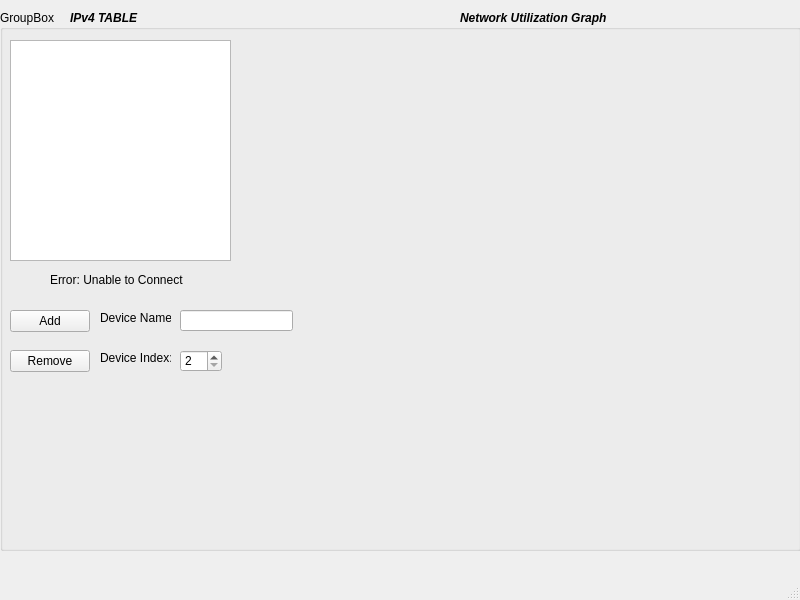
<?xml version="1.0" encoding="UTF-8"?>
<ui version="4.0">
 <class>NetworkMain</class>
 <widget class="QMainWindow" name="NetworkMain">
  <property name="geometry">
   <rect>
    <x>0</x>
    <y>0</y>
    <width>800</width>
    <height>600</height>
   </rect>
  </property>
  <property name="windowTitle">
   <string>MainWindow</string>
  </property>
  <property name="autoFillBackground">
   <bool>false</bool>
  </property>
  <widget class="QWidget" name="centralwidget">
   <widget class="QGroupBox" name="groupBox">
    <property name="geometry">
     <rect>
      <x>0</x>
      <y>10</y>
      <width>801</width>
      <height>541</height>
     </rect>
    </property>
    <property name="title">
     <string>GroupBox</string>
    </property>
    <widget class="QCustomPlot" name="plot" native="true">
     <property name="geometry">
      <rect>
       <x>290</x>
       <y>30</y>
       <width>491</width>
       <height>221</height>
      </rect>
     </property>
    </widget>
    <widget class="QPushButton" name="addDevButton">
     <property name="geometry">
      <rect>
       <x>10</x>
       <y>300</y>
       <width>80</width>
       <height>22</height>
      </rect>
     </property>
     <property name="text">
      <string>Add</string>
     </property>
    </widget>
    <widget class="QPushButton" name="removeDevButton">
     <property name="geometry">
      <rect>
       <x>10</x>
       <y>340</y>
       <width>80</width>
       <height>22</height>
      </rect>
     </property>
     <property name="text">
      <string>Remove</string>
     </property>
    </widget>
    <widget class="QLabel" name="label_2">
     <property name="geometry">
      <rect>
       <x>100</x>
       <y>340</y>
       <width>71</width>
       <height>16</height>
      </rect>
     </property>
     <property name="text">
      <string>Device Index:</string>
     </property>
    </widget>
    <widget class="QLabel" name="errorLabel">
     <property name="geometry">
      <rect>
       <x>50</x>
       <y>260</y>
       <width>171</width>
       <height>20</height>
      </rect>
     </property>
     <property name="text">
      <string>Error: Unable to Connect</string>
     </property>
    </widget>
    <widget class="QLabel" name="label_3">
     <property name="geometry">
      <rect>
       <x>70</x>
       <y>0</y>
       <width>91</width>
       <height>16</height>
      </rect>
     </property>
     <property name="text">
      <string>&lt;html&gt;&lt;head/&gt;&lt;body&gt;&lt;p&gt;&lt;span style=&quot; font-weight:800; font-style:italic;&quot;&gt;IPv4 TABLE&lt;/span&gt;&lt;/p&gt;&lt;/body&gt;&lt;/html&gt;</string>
     </property>
     <property name="textFormat">
      <enum>Qt::AutoText</enum>
     </property>
    </widget>
    <widget class="QLabel" name="label">
     <property name="geometry">
      <rect>
       <x>100</x>
       <y>300</y>
       <width>71</width>
       <height>16</height>
      </rect>
     </property>
     <property name="text">
      <string>Device Name: </string>
     </property>
    </widget>
    <widget class="QLabel" name="label_4">
     <property name="geometry">
      <rect>
       <x>460</x>
       <y>0</y>
       <width>181</width>
       <height>16</height>
      </rect>
     </property>
     <property name="text">
      <string>&lt;html&gt;&lt;head/&gt;&lt;body&gt;&lt;p&gt;&lt;span style=&quot; font-weight:792; font-style:italic;&quot;&gt;Network Utilization Graph&lt;/span&gt;&lt;/p&gt;&lt;/body&gt;&lt;/html&gt;</string>
     </property>
     <property name="textFormat">
      <enum>Qt::AutoText</enum>
     </property>
    </widget>
    <widget class="QSpinBox" name="dev_spinBox">
     <property name="geometry">
      <rect>
       <x>180</x>
       <y>340</y>
       <width>42</width>
       <height>22</height>
      </rect>
     </property>
     <property name="minimum">
      <number>2</number>
     </property>
     <property name="maximum">
      <number>24</number>
     </property>
    </widget>
    <widget class="QLineEdit" name="devNameLine">
     <property name="geometry">
      <rect>
       <x>180</x>
       <y>300</y>
       <width>113</width>
       <height>21</height>
      </rect>
     </property>
    </widget>
    <widget class="QTableWidget" name="tableWidget">
     <property name="geometry">
      <rect>
       <x>10</x>
       <y>30</y>
       <width>221</width>
       <height>221</height>
      </rect>
     </property>
     <property name="frameShape">
      <enum>QFrame::StyledPanel</enum>
     </property>
     <property name="frameShadow">
      <enum>QFrame::Plain</enum>
     </property>
    </widget>
   </widget>
  </widget>
  <widget class="QMenuBar" name="menubar">
   <property name="geometry">
    <rect>
     <x>0</x>
     <y>0</y>
     <width>800</width>
     <height>26</height>
    </rect>
   </property>
  </widget>
  <widget class="QStatusBar" name="statusbar"/>
 </widget>
 <customwidgets>
  <customwidget>
   <class>QCustomPlot</class>
   <extends>QWidget</extends>
   <header location="global">qcustomplot.h</header>
   <container>1</container>
  </customwidget>
 </customwidgets>
 <resources/>
 <connections/>
</ui>
